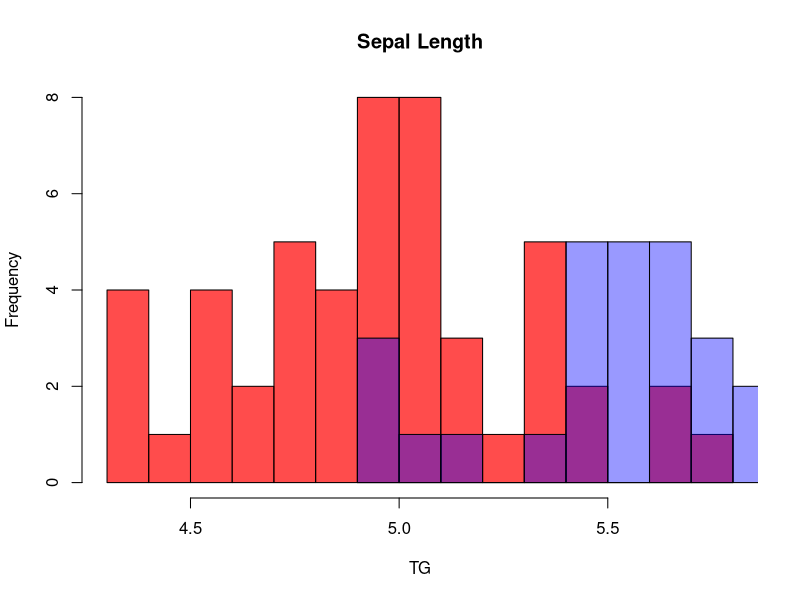

R code for this plot:

setosa = subset(iris, Species == "setosa")
versicolor = subset(iris, Species == "versicolor")
virginica = subset(iris, Species == "virginica")

D12 = data.frame(setosa,versicolor)
D13 = data.frame(setosa,virginica)
D23 = data.frame(versicolor,virginica)

hist(setosa[,1],main="Sepal Length",ylab="Frequency",xlab="TG",col=rgb(1,0,0,0.7),breaks=20) 
hist(versicolor[,1],main=NA,ylab=NULL,xlab=NULL,col=rgb(0,0,1,0.4),breaks=20, add=T) 

